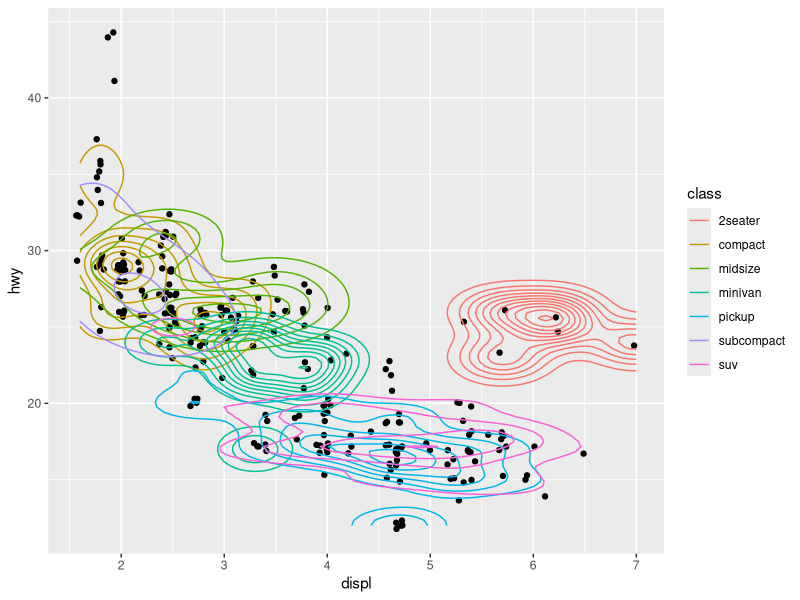
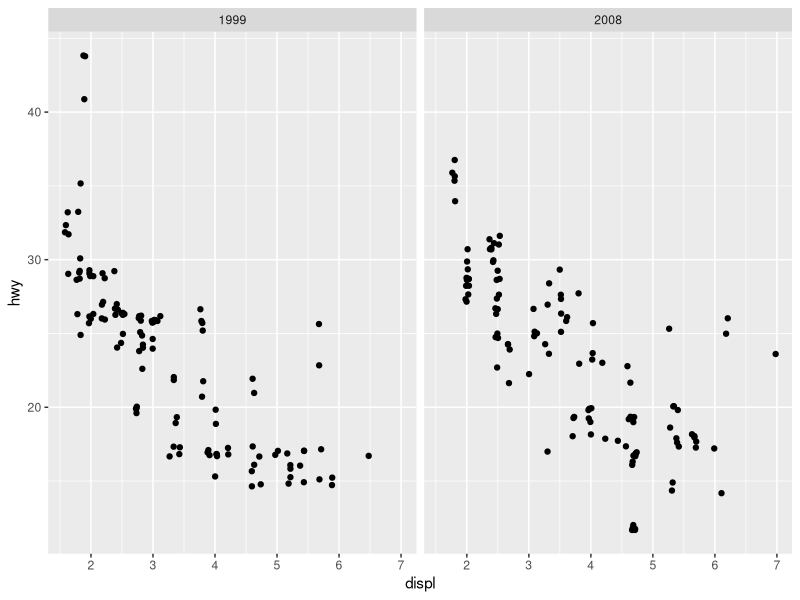

The R script that drew these images, in order:
## ---- chunk 1
library(tidyverse)
set.seed(20191003)
## ---- chunk 2
x <- 3
x
x <- x + 1
x
## ---- chunk 3
f <- function(x) x + 1
g <- function(x) x * 2
## ---- chunk 4
5 %>% f() %>% g()
## ---- chunk 5
g(f(5)) #<<

## Not:
f(g(5))
## ---- chunk 6
mpg %>% 
  ggplot(aes(x = displ, y = hwy)) +
  geom_jitter() +
  geom_density_2d(aes(color = class))
## ---- chunk 7
mpg %>% 
  ggplot(aes(x = displ, y = hwy)) +
  geom_jitter() +
  facet_wrap(~year)
## ---- chunk 8
f <- function(x) { x <- x + 1; x }
g <- function(x) x * 2
## ---- chunk 9
x <- 3
x %>% f() %>% g()
x
## ---- chunk 10
y <- x %>% f() %>% g() #<<
y
x
